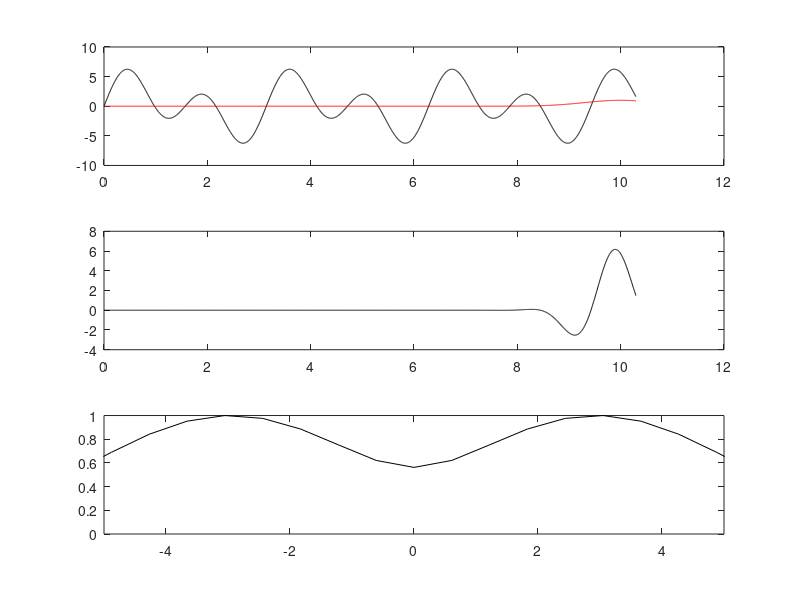

The MATLAB script that drew this image:
clear all;close all;


%%data Import section


L=10.3;            %domain size
n=2044;          %no of points
t2=linspace(0,L,n+1); t=t2(1:n);
S=(3*sin(2*t)+4*sin(4*t));%% signal

k=(2*pi/L)*[0:n/2-1 -n/2:-1]; ks=fftshift(k);

St=fft(S);
tres=0.1;
iwindow_width=1;
tslide=0:tres:10;


for j=1:length(tslide)

    
%gabor
g=exp(-1*iwindow_width*(t-tslide(j)).^2);
Sg=g.*S;
Sgt=fft(Sg);
spectra_windowed=abs(fftshift(Sgt)/max(abs(Sgt)));    
subplot(3,1,1), plot(t,S,'k',t,g,'r');
subplot(3,1,2), plot(t,Sg,'k');
subplot(3,1,3), plot(ks,spectra_windowed,'k');
axis([-5 5 0 1])
drawnow
pause(0.1)
end
